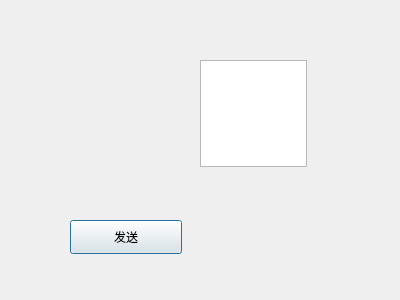
<?xml version="1.0" encoding="UTF-8"?>
<ui version="4.0">
 <class>ChatDialog</class>
 <widget class="QDialog" name="ChatDialog">
  <property name="geometry">
   <rect>
    <x>0</x>
    <y>0</y>
    <width>400</width>
    <height>300</height>
   </rect>
  </property>
  <property name="windowTitle">
   <string>Dialog</string>
  </property>
  <widget class="QPushButton" name="pushButton_send">
   <property name="geometry">
    <rect>
     <x>70</x>
     <y>220</y>
     <width>112</width>
     <height>34</height>
    </rect>
   </property>
   <property name="text">
    <string>发送</string>
   </property>
  </widget>
  <widget class="QTextEdit" name="textEdit_msg">
   <property name="geometry">
    <rect>
     <x>200</x>
     <y>60</y>
     <width>107</width>
     <height>107</height>
    </rect>
   </property>
  </widget>
 </widget>
 <resources/>
 <connections/>
</ui>
